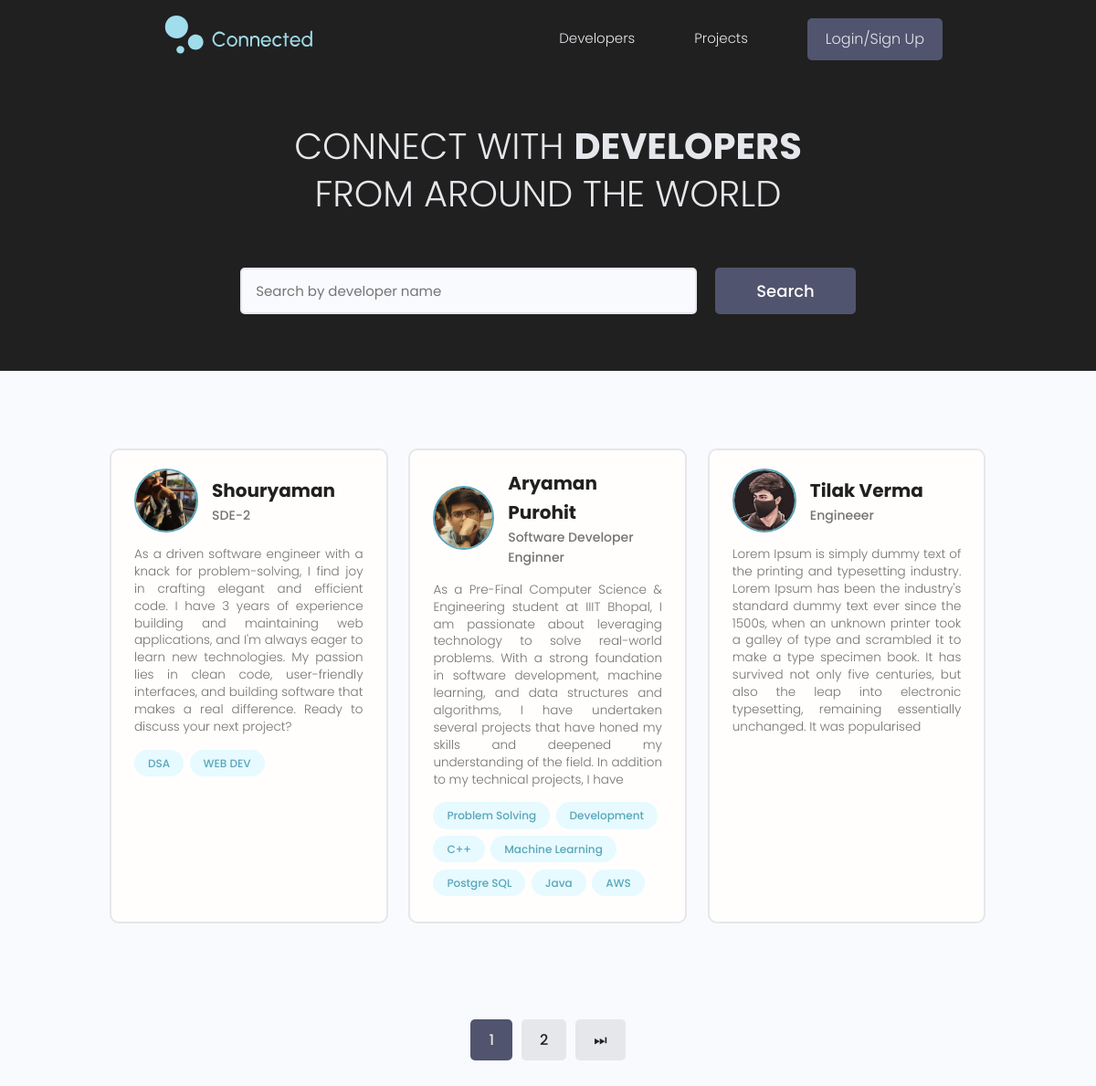
The page / on the database its author committed.
### users/models.py (models this page shows, shortened)
class Profile(models.Model):
    user = models.OneToOneField(User, on_delete=models.CASCADE, null=True, blank=True) #1 to 1 reln with in built user model
    name = models.CharField(max_length=300, blank=True, null=True)
    email = models.EmailField(max_length=600, null=True, blank=True)
    username = models.CharField(max_length=300, blank=True, null=True)
    location = models.CharField(max_length=300, blank=True, null=True)
    designation = models.CharField(max_length=300, blank=True, null=True)
    bio = models.TextField(blank=True,null=True)
    profile_image = models.ImageField(null=True,blank =True, upload_to="profiles/", default="profiles/user-default.png")
    github = models.CharField(max_length=300, blank=True, null=True)
    linkedin = models.CharField(max_length=300, blank=True, null=True)
    x = models.CharField(max_length=300, blank=True, null=True)
    website = models.CharField(max_length=300, blank=True, null=True)
    created = models.DateTimeField(auto_now_add=True)
    id = models.UUIDField(default=uuid.uuid4, unique=True, primary_key=True, editable=False)

class Skill(models.Model):
    owner = models.ForeignKey(Profile, on_delete=models.CASCADE, null=True, blank=True)
    name = models.CharField(max_length=300,null=True, blank=True)
    description = models.TextField(null=True,blank=True)
    created = models.DateTimeField(auto_now_add=True)
    id = models.UUIDField(default=uuid.uuid4, unique=True, primary_key=True, editable=False)

### users/views.py (the view)
# urls.py: path('', views.profiles, name='profiles'),
def profiles(request):
    profiles, search_query = searchProfiles(request)
    custom_range, profiles = paginateProfiles(request, profiles, 3)
    context = {'profiles' : profiles, 'search_query':search_query, 'custom_range':custom_range}
    return render(request,'users/profiles.html',context)

### users/utils.py (called while the page is built)
def paginateProfiles(request, profiles, results):
    page = request.GET.get('page')
    paginator = Paginator(profiles, results)
    try:
        profiles = paginator.page(page)
    except PageNotAnInteger:
        page = 1
        profiles = paginator.page(page)
    except EmptyPage:
        page = paginator.num_pages
        profiles = paginator.page(page)
    leftIndex = (int(page) - 4)
    if leftIndex < 1:
        leftIndex = 1
    rightIndex = (int(page) + 5)
    if rightIndex > paginator.num_pages:
        rightIndex = paginator.num_pages + 1
    custom_range = range(leftIndex, rightIndex)
    return custom_range, profiles

def searchProfiles(request):
    search_query = ''
    if request.GET.get('search_query'):
        search_query = request.GET.get('search_query')
    skills = Skill.objects.filter(name__icontains=search_query)
    profiles = Profile.objects.distinct().filter(
        Q(name__icontains=search_query) |
        Q(designation__icontains=search_query) |
        Q(skill__in=skills)
    )
    return profiles, search_query

### users/templates/users/profiles.html (shortened to what this page needs)
{% extends "main.html" %} {% block content %}
<main class="home">
	<section class="hero-section text-center">
		<div class="container container--narrow">
			<div class="hero-section__box">
				<h2>CONNECT WITH <span>DEVELOPERS</span></h2>
				<h2>FROM AROUND THE WORLD</h2>
			</div>
			<div class="hero-section__search">
				<form class="form" action="{% url 'profiles' %}" method="get">
					<div class="form__field">
						<input
							class="input input--text"
							id="formInput#search"
							type="text"
							name="search_query"
							value = "{{search_query}}"
							placeholder="Search by developer name"
						/>
					</div>
					<input class="btn btn--sub btn--lg" type="submit" value="Search" />
				</form>
			</div>
		</div>
	</section>
	<section class="devlist">
		<div class="container">
			<div class="grid grid--three">
				{% for profile in profiles %}
				<div class="column card">
					<div class="dev">
						<a href="{% url 'user-profile' profile.id %}" class="card__body">
							<div class="dev__profile">
								<img
									class="avatar avatar--md"
									src="{{profile.profile_image.url}}"
									alt="image"
								/>
								<div class="dev__meta">
									<h3>{{profile.name}}</h3>
									<h5>{{profile.designation |slice:"200"}}</h5>
								</div>
							</div>
							<p class="dev__info">{{profile.bio | slice:"400" }}</p>
							<div class="dev__skills">
								{% for skill in profile.skill_set.all|slice:"7" %}
								<span class="tag tag--pill tag--main">
									<small>{{skill.name}}</small>
								</span>
								{% endfor %}
							</div>
						</a>
					</div>
				</div>
				{% endfor %}
			</div>
		</div>
	</section>
	{% include 'pagination.html' with queryset=profiles custom_range=custom_range %}
</main>
{% endblock %}

### static/styles/app.css (style rules this page uses)
:root { --color-sub: #202020; }
.btn--sub { background-color: var(--color-sub-light); }
.card { border: 2px solid var(--color-light); }
img { width: 100%; }
.hero-section { height: 40vh; display: flex; align-items: center; background-color: var(--color-sub); }
.hero-section__box { margin-bottom: 4rem; }
.hero-section__box > h2, .hero-section__box > h2 > span { font-size: 4rem; color: var(--color-light); line-height: 1.3; text-transform: uppercase; }
.hero-section__box > h2 { font-weight: 300; }
.hero-section__box > h2 > span { font-weight: 700; }
.hero-section__search > .form { display: flex; align-items: center; justify-content: center; gap: 2rem; }
.hero-section__search > .form input.input--text { width: 50rem; }
.devlist { margin-top: 8rem; }
.devlist .grid { align-items: stretch; }
.devlist .dev .dev__profile { display: flex; align-items: center; gap: 1.5rem; }
.devlist .dev .dev__meta h3 { color: var(--color-sub); font-size: 2rem; font-weight: 700; }
.devlist .dev .dev__meta h5 { color: var(--color-text); font-size: 1.4rem; font-weight: 500; }
.devlist .dev .dev__info { margin: 1.5rem 0; font-size: 1.35rem; line-height: 1.4; text-align: justify; }

### static/uikit/styles/modules/_variables.css (style rules this page uses)
:root { --color-main: #5aa5b9; --color-main-light: #e6faff; --color-sub: #3f4156; --color-sub-light: #51546e; --color-sub-lighter: #ededfd; --color-text: #737373; --color-gray: #8b8b8b; --color-light: #e5e7eb; --color-light-gray: #767676; --color-bg: #f8fafd; --color-white: #fffefd; --color-white-light: #f3f3f3; --color-success: #359e64; --color-success-bg: #def8e8; --color-error: #fc4b0b; --color-error-bg: #fff2ee; --font-base: 'Poppins', arial, helvetica, 'Segoe UI', roboto, ubuntu, sans-serif; --font-monospace: 'Fira Code', 'Courier New', courier, monospace; --font-regular: 300; --font-medium: 500; --font-bold: 700; --generic-shadow: 1px 1px 5px #00000010; --generic-transition: all 0.3s ease-in-out; }

### static/uikit/styles/modules/_base.css (style rules this page uses)
* { margin: 0; padding: 0; box-sizing: border-box; text-rendering: optimizeLegibility; color: inherit; font-size: inherit; }
html { font-size: 50%; }
@media only screen and (min-width: 480px) { html { font-size: 56.25%; } }
@media only screen and (min-width: 1200px) { html { font-size: 62.5%; } }
body { line-height: 1.6; font-weight: 400; font-size: 1.5rem; color: var(--color-text); background-color: var(--color-bg); min-height: 100vh; }

### static/uikit/styles/modules/_typography.css (style rules this page uses)
* { font-family: var(--font-base); }
h2 { font-size: 3.6rem; font-weight: var(--font-bold); }
h3 { font-size: 3.2rem; font-weight: var(--font-medium); }
h5 { font-size: 2.4rem; font-weight: var(--font-medium); }
h5, h6 { font-weight: var(--font-regular); }
p, span, strong { font-size: 1.6rem; color: var(--color-text); font-weight: var(--font-regular); }
a { padding-bottom: 2px; text-decoration: none; display: inline-block; color: var(--color-main); font-weight: var(--font-medium); }

### static/uikit/styles/modules/_utilities.css (style rules this page uses)
.container { width: 92%; max-width: 165rem; margin: 0 auto; box-sizing: border-box; }
.container--narrow { width: 92%; max-width: 120rem; }
@media screen and (min-width: 1000px) { .container { width: 90%; } }
@media screen and (min-width: 1000px) { .container--narrow { width: 85%; } }
@media screen and (min-width: 1200px) { .container { width: 80%; } }
@media screen and (min-width: 1200px) { .container--narrow { width: 72%; } }
.text-center { text-align: center; }

### static/uikit/styles/modules/_avatar.css (style rules this page uses)
.avatar { border-radius: 50%; border: 2px solid var(--color-main); object-fit: cover; }
.avatar--md { height: 7rem; width: 7rem; }

### static/uikit/styles/modules/_button.css (style rules this page uses)
.btn { display: inline-block; position: relative; cursor: pointer; background-color: var(--color-light); font-weight: var(--font-medium); color: var(--color-sub); text-decoration: none; padding: 1rem 2rem; border-radius: 0.5rem; border: none; width: -webkit-fit-content; width: -moz-fit-content; width: fit-content; height: -webkit-fit-content; height: -moz-fit-content; height: fit-content; font-size: 1.6rem; outline-width: 0; outline-color: transparent; -webkit-backface-visibility: hidden; backface-visibility: hidden; transition: all 0.3s ease-in-out; }
.btn--sub { background-color: var(--color-sub); color: var(--color-white); }
.btn--lg { font-size: 1.8rem; padding: 1.2rem 4.5rem; }

### static/uikit/styles/modules/_card.css (style rules this page uses)
.card { border-radius: 1rem; background-color: var(--color-white); border: 1.5px solid var(--color-light); width: auto; height: auto; margin-top: 0.5rem; margin-bottom: 0.5rem; overflow: hidden; }
.card__body, .card__header { padding: 2rem 2.5rem; }

### rows shown on the page
Profile: profile_image (picture), name "Shouryaman", designation "SDE-2", bio "As a driven software engineer with a knack for problem-solving, I find joy in crafting elegant and efficient code. I have 3 years of experience building and maintaining web applications, and I'm always eager to learn new technologies. My passion lies in clean code, user-friendly interfaces, and building software that makes a real difference. Ready to discuss your next project?"
Skill: name "DSA"
Skill: name "WEB DEV"
Profile: profile_image (picture), name "Aryaman Purohit", designation "Software Developer Enginner", bio "As a Pre-Final Computer Science & Engineering student at IIIT Bhopal, I am passionate about leveraging technology to solve real-world problems. With a strong foundation in software development, machine learning, and data structures and algorithms, I have undertaken several projects that have honed my skills and deepened my understanding of the field. In addition to my technical projects, I have"
Skill: name "Problem Solving"
Skill: name "Development"
Skill: name "C++"
Skill: name "Machine Learning"
Skill: name "Postgre SQL"
Skill: name "Java"
Skill: name "AWS"
Profile: profile_image (picture), name "Tilak Verma", designation "Engineeer", bio "Lorem Ipsum is simply dummy text of the printing and typesetting industry. Lorem Ipsum has been the industry's standard dummy text ever since the 1500s, when an unknown printer took a galley of type and scrambled it to make a type specimen book. It has survived not only five centuries, but also the leap into electronic typesetting, remaining essentially unchanged. It was popularised"

### other values the page prints
{{ page }} "1"
{{ page }} "2"
